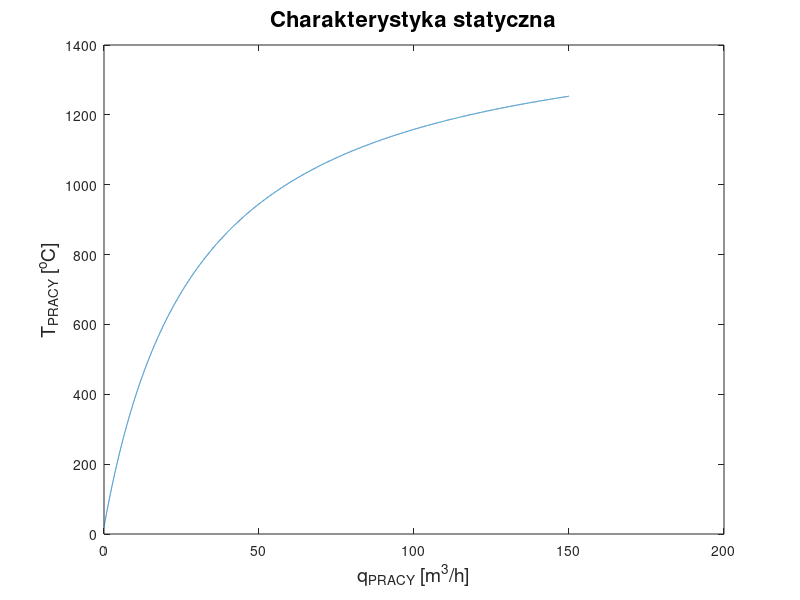

MATLAB code for this plot:
clc; clear all; close all;
%Dane
M=1000;             %[kg]
c=800;              %[J/(kg*K)]
m=300;              %[kg/m]
n=7;                %[1]
v=1;                %[m/h]
T0=20;              %[^oC]
Tp=1500;            %[^oC]
cs=1000;            %[J/(kg*K)]
gs=1;            %[kg/m^3]
%costam
A=(n+1)*gs*cs;
B=m*v*c;
qpracy=0:0.01:150;
Tpracy=(A*Tp*qpracy+B*T0)./(A*qpracy+B);

plot(qpracy,Tpracy);
title("Charakterystyka statyczna",'FontSize',16);
xlabel("q_P_R_A_C_Y [m^3/h]",'FontSize',14);
ylabel("T_P_R_A_C_Y [^oC]",'FontSize',14);
